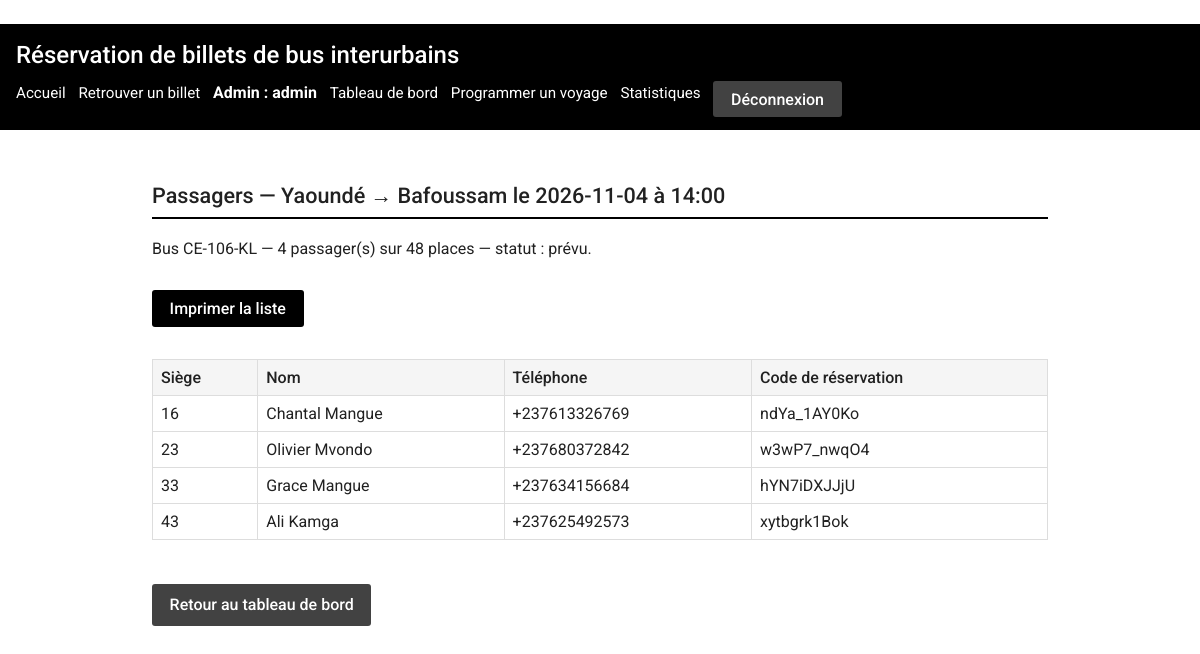
Page /admin/voyages/60/passagers (signed in) on the committed database.
### tables this page shows
CREATE TABLE trajets (
    id              INTEGER PRIMARY KEY AUTOINCREMENT,
    ville_depart    TEXT NOT NULL
                    CHECK (ville_depart IN ('Douala','Yaoundé','Bafoussam','Kribi','Buea')),
    ville_arrivee   TEXT NOT NULL
                    CHECK (ville_arrivee IN ('Douala','Yaoundé','Bafoussam','Kribi','Buea')),
    duree_minutes   INTEGER NOT NULL CHECK (duree_minutes > 0),
    prix_classique  REAL NOT NULL CHECK (prix_classique > 0),
    prix_vip        REAL NOT NULL CHECK (prix_vip > 0),
    CHECK (ville_depart <> ville_arrivee)
);

CREATE TABLE voyages (
    id        INTEGER PRIMARY KEY AUTOINCREMENT,
    trajet_id INTEGER NOT NULL REFERENCES trajets(id),
    bus_id    INTEGER NOT NULL REFERENCES bus(id),
    date      TEXT NOT NULL,            -- format ISO AAAA-MM-JJ
    heure     TEXT NOT NULL,            -- format HH:MM
    statut    TEXT NOT NULL DEFAULT 'prévu'
              CHECK (statut IN ('prévu','parti','annulé'))
);

CREATE TABLE bus (
    id              INTEGER PRIMARY KEY AUTOINCREMENT,
    immatriculation TEXT NOT NULL UNIQUE,
    nombre_places   INTEGER NOT NULL CHECK (nombre_places BETWEEN 1 AND 100),
    type            TEXT NOT NULL CHECK (type IN ('classique','vip'))
);

CREATE TABLE billets (
    id               INTEGER PRIMARY KEY AUTOINCREMENT,
    voyage_id        INTEGER NOT NULL REFERENCES voyages(id),
    numero_siege     INTEGER NOT NULL CHECK (numero_siege >= 1),
    nom              TEXT NOT NULL,
    telephone        TEXT NOT NULL,
    piece_identite   TEXT NOT NULL,
    code_reservation TEXT NOT NULL UNIQUE,
    date_achat       TEXT NOT NULL,     -- format ISO AAAA-MM-JJ
    -- Anti double-vente : un siège jamais deux fois pour le même voyage
    UNIQUE (voyage_id, numero_siege)
);

### app.py (the view)
@app.route("/admin/voyages/<int:voyage_id>/passagers")
@administrateur_requis
def admin_passagers(voyage_id):
    bdd = get_db()
    voyage = bdd.execute(
        """SELECT v.id, v.date, v.heure, v.statut,
                  t.ville_depart, t.ville_arrivee,
                  b.immatriculation, b.nombre_places
           FROM voyages v
           JOIN trajets t ON t.id = v.trajet_id
           JOIN bus b ON b.id = v.bus_id
           WHERE v.id = ?""",
        (voyage_id,),
    ).fetchone()
    if voyage is None:
        flash("Voyage introuvable.", "erreur")
        return redirect(url_for("admin_tableau"))
    passagers = bdd.execute(
        """SELECT nom, telephone, numero_siege, code_reservation
           FROM billets WHERE voyage_id = ?
           ORDER BY numero_siege""",
        (voyage_id,),
    ).fetchall()
    return render_template(
        "admin/passagers.html", voyage=voyage, passagers=passagers
    )

### app.py (called while the page is built)
def get_db():
    if "bdd" not in g:
        g.bdd = sqlite3.connect(CHEMIN_BDD)
        g.bdd.row_factory = sqlite3.Row
        g.bdd.execute("PRAGMA foreign_keys = ON")
    return g.bdd

@app.teardown_appcontext
def fermer_bdd(exception):
    bdd = g.pop("bdd", None)
    if bdd is not None:
        bdd.close()

def administrateur_requis(vue):
    @wraps(vue)
    def enveloppe(*args, **kwargs):
        if session.get("admin_id") is None:
            flash("Accès refusé : connectez-vous à l'administration.", "erreur")
            return redirect(url_for("admin_connexion"))
        return vue(*args, **kwargs)
    return enveloppe

### templates/admin/passagers.html (shortened to what this page needs)
﻿{% extends "admin/base_admin.html" %}
{% block contenu_admin %}
<section>
  <h2>Passagers — {{ voyage.ville_depart }} → {{ voyage.ville_arrivee }}
      le {{ voyage.date }} à {{ voyage.heure }}</h2>
  <p>Bus {{ voyage.immatriculation }} — {{ passagers|length }} passager(s)
     sur {{ voyage.nombre_places }} places — statut : {{ voyage.statut }}.</p>
  <p class="pas-a-imprimer">
    <button type="button" onclick="window.print()">Imprimer la liste</button>
  </p>
  {% if passagers %}
    <div class="defilement">
    <table>
      <thead>
        <tr>
          <th scope="col">Siège</th>
          <th scope="col">Nom</th>
          <th scope="col">Téléphone</th>
          <th scope="col">Code de réservation</th>
        </tr>
      </thead>
      <tbody>
        {% for passager in passagers %}
          <tr>
            <td>{{ passager.numero_siege }}</td>
            <td>{{ passager.nom }}</td>
            <td>{{ passager.telephone }}</td>
            <td>{{ passager.code_reservation }}</td>
          </tr>
        {% endfor %}
      </tbody>
    </table>
  </div>
  {% else %}
    <p>Aucun passager pour ce voyage.</p>
  {% endif %}
  <p class="pas-a-imprimer">
    <a class="btn secondary" href="{{ url_for('admin_tableau') }}">Retour au tableau de bord</a>
  </p>
</section>
{% endblock %}

### static/css/style.css (style rules this page uses)
:root { --fond: #ffffff; --gris-clair: #f5f5f5; --gris: #9e9e9e; --gris-fonce: #424242; --texte: #212121; --accent: #000000; --bordure: #dddddd; --rouge-erreur: #b71c1c; --vert-succes: #1b5e20; }
* { box-sizing: border-box; }
body { margin: 0; font-family: 'Roboto', 'Segoe UI', Arial, sans-serif; font-size: 16px; line-height: 1.5; color: var(--texte); background: var(--fond); }
h2 { font-size: 1.15rem; font-weight: 500; border-bottom: 2px solid var(--accent); padding-bottom: 0.3rem; }
input, select, button { font-family: inherit; font-size: 1rem; }
button, .btn { display: inline-block; margin-top: 0.8rem; padding: 0.55rem 1.1rem; border: none; border-radius: 3px; background: var(--accent); color: var(--fond); text-decoration: none; cursor: pointer; font-weight: 500; }
button.secondary, .btn.secondary { background: var(--gris-fonce); }
table { width: 100%; border-collapse: collapse; margin: 1rem 0; }
.defilement { overflow-x: auto; }
th, td { border: 1px solid var(--bordure); padding: 0.5rem; text-align: left; }
th { background: var(--gris-clair); font-weight: 500; }
@media (min-width: 900px) { h2 { font-size: 1.35rem; } }

### rows in the picture
trajets: ville_depart "Yaoundé", ville_arrivee "Bafoussam"
voyages: date "2026-11-04", heure "14:00", statut "prévu"
bus: immatriculation "CE-106-KL", nombre_places "48"
billets: numero_siege "16", nom "Chantal Mangue", telephone "+237613326769", code_reservation "ndYa_1AY0Ko"
billets: numero_siege "23", nom "Olivier Mvondo", telephone "+237680372842", code_reservation "w3wP7_nwqO4"
billets: numero_siege "33", nom "Grace Mangue", telephone "+237634156684", code_reservation "hYN7iDXJJjU"
billets: numero_siege "43", nom "Ali Kamga", telephone "+237625492573", code_reservation "xytbgrk1Bok"

### other values in the picture
{{ session.admin_nom }} "admin"
{{ passagers|length }} "4"
